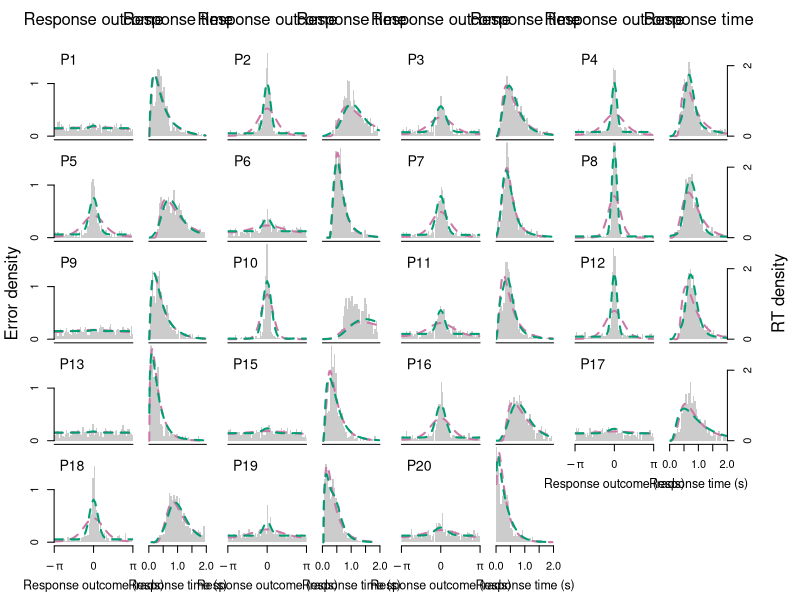

Write the R code that produced this figure.
## publicationfigure.R
##
## Procedures for generating publication-quality figures 
## from the marginal data and model fits
##
## Jason Zhou <jzhou AT unimelb DOT edu DOT au>

## Construct a figure based on the concatenated marginal 
## response proportions and response times from both the 
## empirical data and the circular diffusion predictions.
## This is a B.A.F = Big a** function
marginal.publication.figure <- function(data, empirical.data,
                                        filename="") {
  ## Opens a drawing device (either X11 for testing or a
  ## PDF for saving).
  if(filename == "") {
    X11() # Write to the screen
  } else {
    png(file=filename, width=8.3, height=10.7, units = "in", pointsize = 12, res = 300)
    #pdf(file=filename, width=8.3, height=10.7)
  }
  
  ## Use only the model predictions from the density data frame.
  data <- data[data$is_model, ]
  
  ## Overall charting parameters.
  NUM.BINS <- 50
  MODEL.LTY <- list(
    "Cont"=1,
    "Thresh"=2,
    "Hybrid"=3
    
  )
  
  MODEL.COL <- list(
    "Cont"="#CC79A7",
    "Thresh"="#009E73",
    "Hybrid"="#009E73"
  )
  
  
  X.AXIS.CEX <- 1.0
  Y.AXIS.CEX <- 1.0
  
  
  ## Get the summary variables from the data.
  PARTICIPANTS <- unique(data$participant)
  NUM.PARTICIPANTS <- length(PARTICIPANTS)
  PARTICIPANTS.PER.ROW <- 4
  MODEL.TYPES <- unique(as.character(data$model_name))
  
  ## Compute variables required for chart layout.
  NUM.ROWS <- ceiling(NUM.PARTICIPANTS / PARTICIPANTS.PER.ROW)
  NUM.COLS <- PARTICIPANTS.PER.ROW * 2
  
  X.RESP.LOW <- -pi - 0.01
  X.RESP.HI <- pi + 0.01
  Y.RESP.LOW <- 0.0
  Y.RESP.HI <- max(data[data$is_theta, "prob"]) + 0.01
  
  X.RT.LOW <- 0.0
  X.RT.HI <- min(max(data[!data$is_theta, "value"]), 2.0) + 0.01
  Y.RT.LOW <- 0.0
  Y.RT.HI <- max(data[!data$is_theta, "prob"]) + 0.001
  
  ## Set up the global presentation parameters for the plot.
  par(mfrow=c(NUM.ROWS, NUM.COLS))
  par(mar=c(0.1, 0.1, 0.1, 0.1),
      oma=c(4, 4, 3, 4),
      xaxs="i")
  
  ## Iterate through each participant...
  for(p.idx in 1:NUM.PARTICIPANTS) {
    p <- PARTICIPANTS[p.idx]
    
    ## Get the participant's data.
    p.model <- data[(data$participant==p), ]
    p.rt.model <- p.model[(!p.model$is_theta) & (p.model$value > 0), ]
    p.resp.model <- p.model[(p.model$is_theta), ]
    p.data <- empirical.data[empirical.data$participant==p, ]
    
    #p.resp.hist <- hist(p.data$response_error, plot=FALSE)
    #p.rt.hist <- hist(p.data$response_RT, plot=FALSE)
    
    ## Plot marginal response proportion for participant.
    par(mar=c(0.1, 0.1, 0.1, 0.5))
    plot.new()
    plot.window(xlim=c(X.RESP.LOW, X.RESP.HI),
                ylim=c(Y.RESP.LOW, Y.RESP.HI))
    
    
    
    ## If this is the first row, indicate the column plot type.
    if(p %in% 1:PARTICIPANTS.PER.ROW) {
      mtext("Response outcome", side=3, line=1)
    }
    
    ## Compute and plot the empirical histograms for response error.
    resp.hist <- hist(p.data$response_error,
                      breaks=NUM.BINS,
                      plot=FALSE)
    for(b in 2:length(resp.hist$breaks)) {
      lo.break <- resp.hist$breaks[b-1]
      hi.break <- resp.hist$breaks[b]
      bar.height <- resp.hist$density[b-1]
      rect(lo.break, 0.0, hi.break, bar.height, border=NA, col="grey80")
    }
    
    ## Plot the predicted density of the models.
    for(model.type in MODEL.TYPES) {
      model.data <- p.resp.model[p.resp.model$model_name == model.type, ]
      points(model.data$value, model.data$prob, type="l", lwd = 2, 
             #lty=MODEL.LTY[[model.type]], 
             # I don't think the line types help differentiate models visually
             # I have them all dashed so thresh and hybrid are both visible
             lty=2,
             col=MODEL.COL[[model.type]])
    }
    
    ## Plot the participant number and data type
    mtext(paste0("P", p), side=3, cex=0.85, line=-2, adj=0.1)
    
    ## Plot the x axes (for the last two participants only)
    if(p %in% tail(PARTICIPANTS, n=PARTICIPANTS.PER.ROW)) {
      axis(side=1, at=c(-pi, 0, pi), labels=c(expression(-pi), "0", expression(pi)), 
           cex.axis=X.AXIS.CEX)
      mtext(paste("Response outcome (rads)"), side=1, cex=0.75, line=2.5)
    } else {
      axis(side=1, at=c(-pi, pi), lwd.ticks=0, labels=FALSE, cex.axis=0.75)
    }
    
    ## Plot the y axes (for the participants in the first col)
    if((p.idx %% PARTICIPANTS.PER.ROW) == 1) {
      axis(side=2, at=c(0, 1), cex.axis=Y.AXIS.CEX)
    }
    
    ## Plot marginal response time for participant.
    par(mar=c(0.1, 0.7, 0.1, 1.5))
    plot.new()
    plot.window(xlim=c(X.RT.LOW, X.RT.HI),
                ylim=c(Y.RT.LOW, Y.RT.HI))
    
    ## If this is the first row, indicate the column plot type.
    if(p %in% 1:PARTICIPANTS.PER.ROW) {
      mtext("Response time", side=3, line=1)
    }
    
    ## Compute and plot the empirical histograms for response time.
    p.data <- p.data[p.data$response_RT < 1.95,]
    
    rt.hist <- hist(p.data$response_RT, 
                    breaks=NUM.BINS,
                    plot=FALSE)
    for(b in 2:length(rt.hist$breaks)) {
      lo.break <- rt.hist$breaks[b-1]
      hi.break <- rt.hist$breaks[b]
      bar.height <- rt.hist$density[b-1]
      rect(lo.break, 0.0, hi.break, bar.height, border=NA, col="grey80")
    }
    
    ## Plot the predicted density of the models.
    p.rt.model <- p.rt.model[p.rt.model$value < 1.98,]
    
    for(model.type in MODEL.TYPES) {
      model.data <- p.rt.model[p.rt.model$model_name == model.type, ]
      points(model.data$value, model.data$prob, type="l" ,  lwd = 2,
             #lty=MODEL.LTY[[model.type]],
             lty=2,
             col=MODEL.COL[[model.type]])
    }
    
    ## Plot the participant number 
    ## mtext(paste0("P", p), side=3, cex=0.5, line=-2, adj=0.8)
    
    if(p %in% tail(PARTICIPANTS, n=PARTICIPANTS.PER.ROW)) {
      axis(side=1, cex.axis=X.AXIS.CEX)
      mtext(paste("Response time (s)"), side=1, cex=0.75, line=2.5)
    } else {
      axis(side=1, at=c(0, 2), lwd.ticks=0, labels=FALSE, cex.axis=0.75)
    }
    
    if((p.idx %% PARTICIPANTS.PER.ROW) == 0) {
      axis(side=4, at=c(0, 2), cex.axis=X.AXIS.CEX)
    }
  }
  
  #blank plots to fill in the space where I want the legend to go
  plot.new()
  plot.new()
  
  ## Put the outer margin axis labels.
  mtext("Error density", side=2, line=2,outer=TRUE, padj = -0.5)
  mtext("RT density", side=4, line=2, outer=TRUE)
  ##mtext("Response time/response error", side=1, line=2, outer=TRUE)
  
  #allow clipping
  par(xpd = NA)
  ## Add in legend
  
  ## If we're writing to a file (i.e. a PDF), close the device.
  if(filename != "") {
    dev.off()
  }
}

## Read in model predictions
Cont <- read.csv('2020-02-10-19-28_Cont_Marginal_pooled.csv')
Thresh <- read.csv('2020-02-10-19-28_Thresh_Marginal_pooled.csv')
Hybrid <- read.csv('2020-02-10-19-29_Hybrid_Marginal_pooled.csv')

models <- rbind(Cont,Thresh)
models$is_theta <- models$is_theta == ' true'
models$is_model <- models$is_model == ' true'
## Read in empirical data
dataset <- read.csv('dataFiltered3.csv')

marginal.publication.figure(models, dataset)